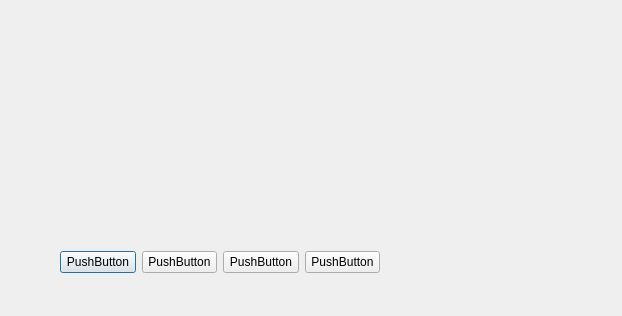
<?xml version="1.0" encoding="UTF-8"?>
<ui version="4.0">
 <class>KMeensDialog</class>
 <widget class="QDialog" name="KMeensDialog">
  <property name="geometry">
   <rect>
    <x>0</x>
    <y>0</y>
    <width>622</width>
    <height>316</height>
   </rect>
  </property>
  <property name="windowTitle">
   <string>Dialog</string>
  </property>
  <widget class="MyQtPlotContainer" name="myQtPlotContainer" native="true">
   <property name="geometry">
    <rect>
     <x>70</x>
     <y>10</y>
     <width>221</width>
     <height>211</height>
    </rect>
   </property>
   <property name="sizePolicy">
    <sizepolicy hsizetype="Fixed" vsizetype="Fixed">
     <horstretch>0</horstretch>
     <verstretch>0</verstretch>
    </sizepolicy>
   </property>
   <property name="toolTip">
    <string>The current time</string>
   </property>
   <property name="whatsThis">
    <string>The analog clock widget displays the current time.</string>
   </property>
  </widget>
  <widget class="MyQtPlotContainer" name="myQtPlotContainer_2" native="true">
   <property name="geometry">
    <rect>
     <x>325</x>
     <y>10</y>
     <width>221</width>
     <height>211</height>
    </rect>
   </property>
   <property name="sizePolicy">
    <sizepolicy hsizetype="Fixed" vsizetype="Fixed">
     <horstretch>0</horstretch>
     <verstretch>0</verstretch>
    </sizepolicy>
   </property>
   <property name="toolTip">
    <string>The current time</string>
   </property>
   <property name="whatsThis">
    <string>The analog clock widget displays the current time.</string>
   </property>
  </widget>
  <widget class="QWidget" name="">
   <property name="geometry">
    <rect>
     <x>60</x>
     <y>250</y>
     <width>320</width>
     <height>25</height>
    </rect>
   </property>
   <layout class="QHBoxLayout" name="horizontalLayout">
    <item>
     <widget class="QPushButton" name="pushButton">
      <property name="text">
       <string>PushButton</string>
      </property>
     </widget>
    </item>
    <item>
     <widget class="QPushButton" name="pushButton_2">
      <property name="text">
       <string>PushButton</string>
      </property>
     </widget>
    </item>
    <item>
     <widget class="QPushButton" name="pushButton_3">
      <property name="text">
       <string>PushButton</string>
      </property>
     </widget>
    </item>
    <item>
     <widget class="QPushButton" name="pushButton_4">
      <property name="text">
       <string>PushButton</string>
      </property>
     </widget>
    </item>
   </layout>
  </widget>
 </widget>
 <customwidgets>
  <customwidget>
   <class>MyQtPlotContainer</class>
   <extends>QWidget</extends>
   <header>myqtplotconteiner.h</header>
  </customwidget>
 </customwidgets>
 <resources/>
 <connections/>
</ui>
